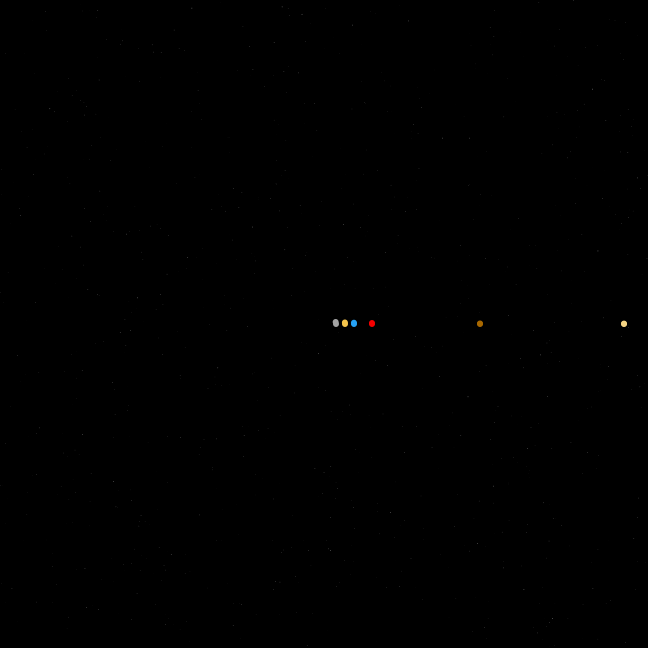
Frame 1 (no input)
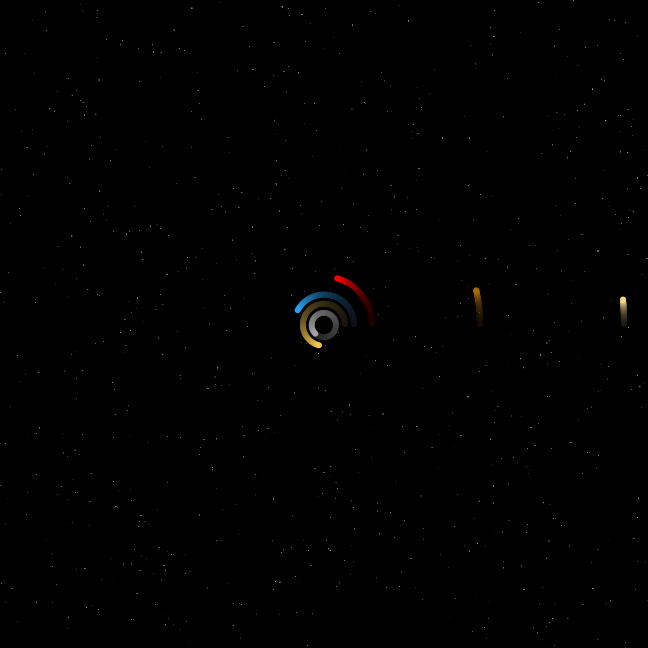
Frame 60 (the mouse pressed at the canvas centre just before this capture)
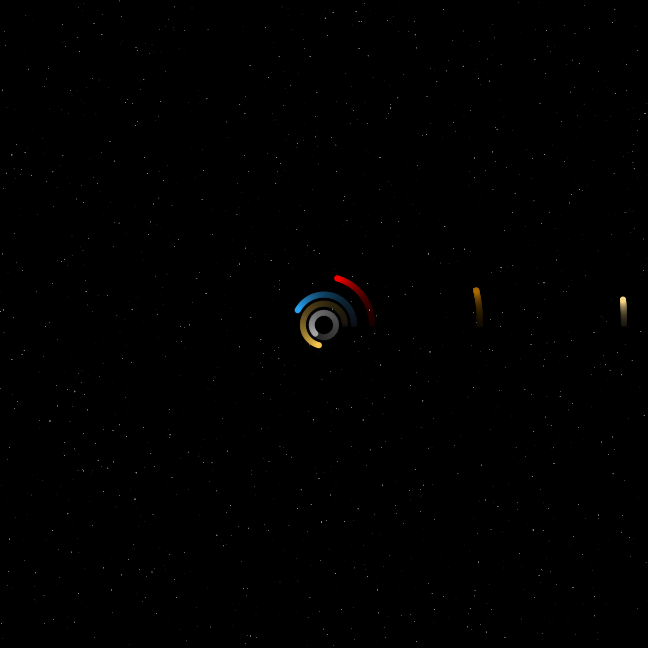
Frame 120 (the mouse held since frame 60 and released just before this capture)

The Processing sketch that drew these frames (run headless with seeded random() and noise(); from frame 60 on, the mouse is pressed at the canvas centre):

// Processing sketch: Sistema_Solar
// ── Sistema_Solar.pde
float[] as = {0.4, 0.7, 1.0, 1.6, 5.2, 10.0};
color[] col = {#aaaaaa,#ffcc4f,#28a9ff,#ff0000,#af6c00,#ffdd89};
int N = as.length;
Mover[] m = new Mover[N];
Star[] st = new Star[1000];
int b = 0;

void setup(){
  size(648,648);
  background(0);
  
  for (int i = 0 ; i < m.length ; i++){
   m[i] = new Mover(as[i]*30,col[i]);
   m[i].display();
  }
  
  for (int j = 0 ; j < st.length ; j++){
   st[j] = new Star();
   st[j].display();
  }
  //delay(3000);
}

void draw(){
  //background(0);
  for (int i = 0 ; i < m.length ; i++){
    m[i].force();
    m[i].update();
    m[i].display();
  }
  
  for (int j = 0 ; j < st.length ; j++){
    st[j].display();
    }
  
  fill(0,10);
  rect(0,0,width,height);
}

void mousePressed(){
  setup();
}

class Star{
 PVector loc;
 float size,col;
 
  Star(){
  loc = new PVector(random(height),random(width));
  size = random(5)*0.1;
  }
  
  void display(){
    col = random(100,255);
    fill(col);
    ellipse(loc.x,loc.y,size,size);
 }
}


class Mover{
 PVector loc,vel,acc;
 float mass = 3;
 float topspeed = 10;
 float p1 = 50;
 color col;
 int wall = 50;
 
 PVector center = new PVector(width/2,height/2);
 
 Mover(float i_,color c_){
  loc = new PVector(width/2+i_,height/2);
  
  PVector dir = PVector.sub(center,loc);
  float mag = pow(p1/dir.mag(),0.5);
  
  vel = new PVector(0,-1*mag);
  //vel = new PVector(0,1);
  acc = new PVector(0,0);
  
  //col = new PVector(random(255),random(1),random(1));
  col = c_;
 }
 
 void update(){ 
  vel.add(acc);
  vel.limit(topspeed);
  loc.add(vel);
 }
 
 void display(){
  noStroke();
  
  fill(col);
  ellipse(loc.x,loc.y,mass*2,mass*2);
 }
  
 void force(){
  PVector dir = PVector.sub(center,loc);
  PVector dir1 = dir.div(pow(dir.mag(),3));
  dir1.mult(p1);
  acc = dir1;
 }

}
